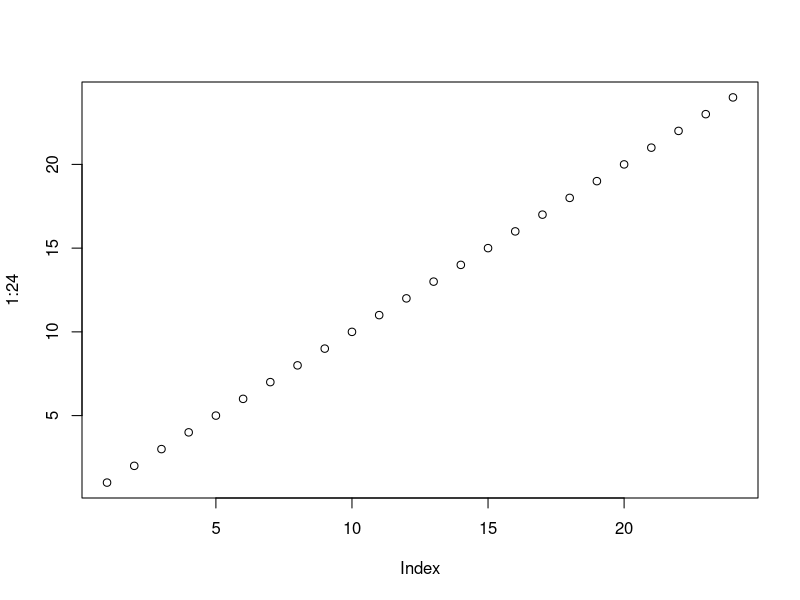
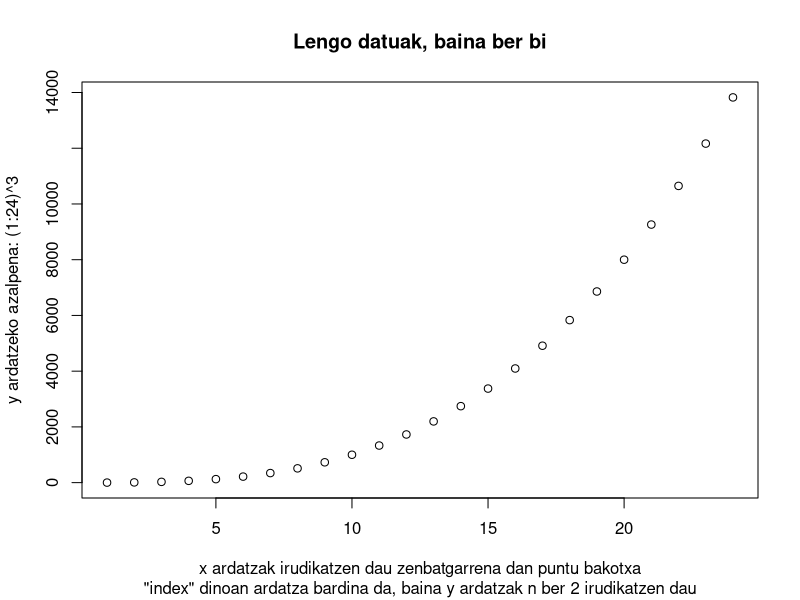
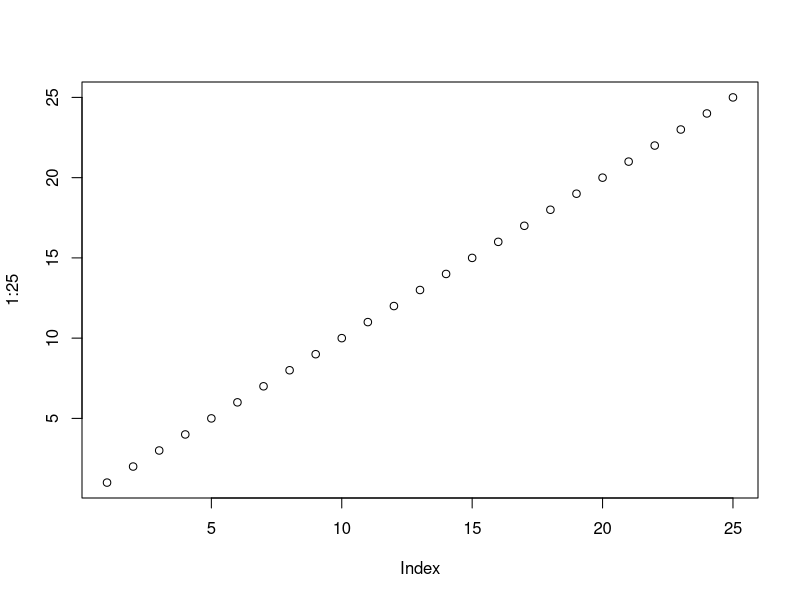
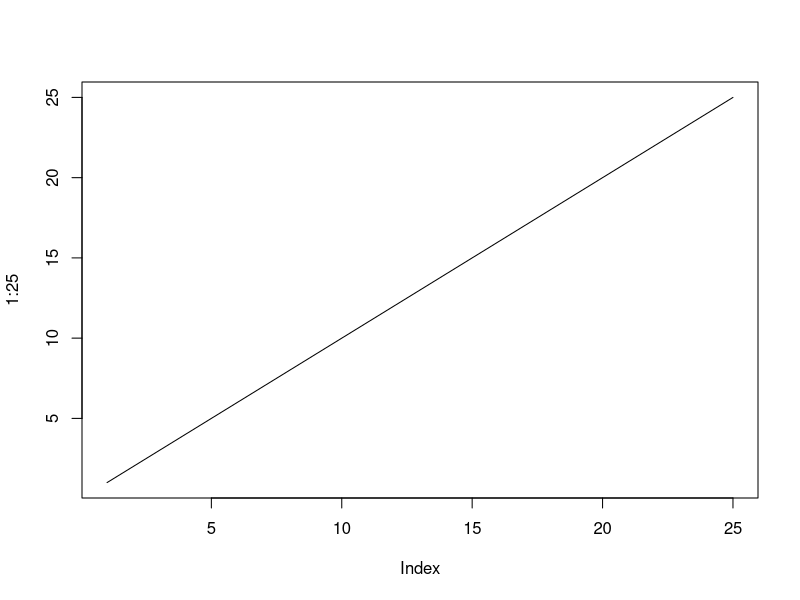
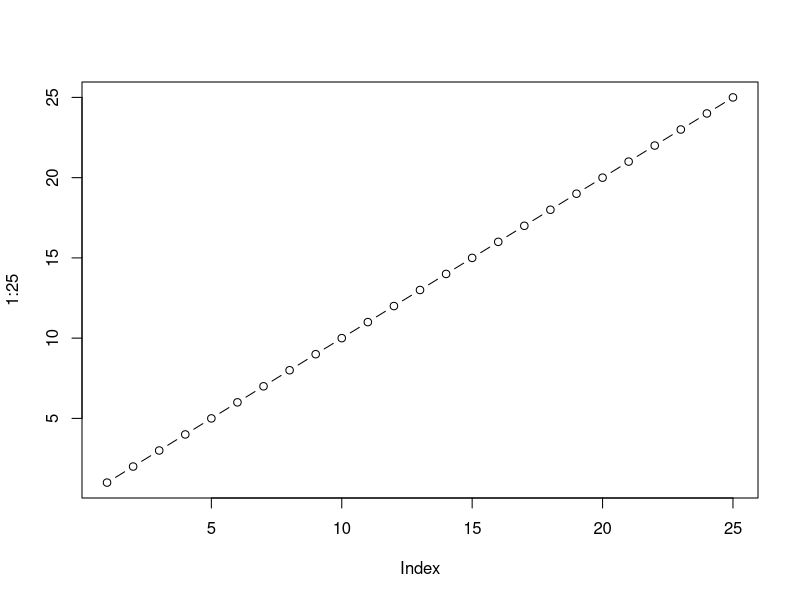
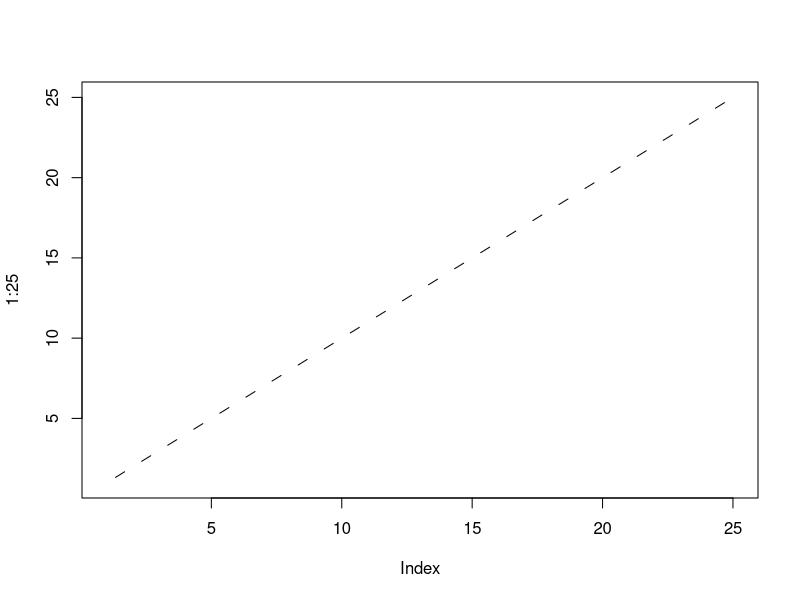
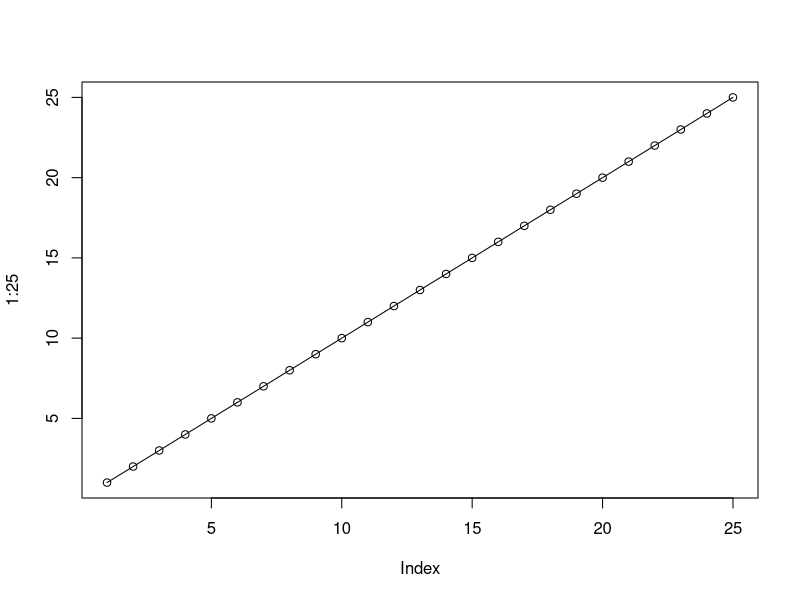
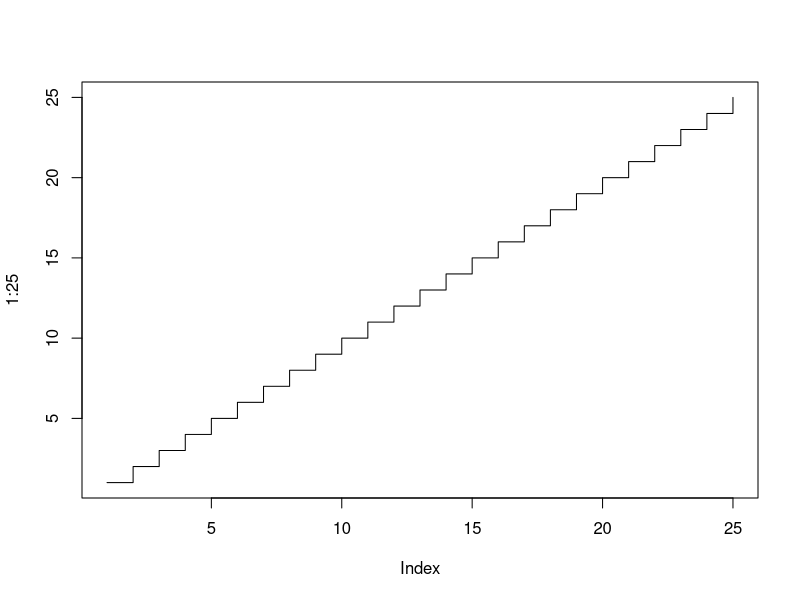

These charts were generated, in order, by the following R code:
## ---- chunk 1
## Honek balioak sortzen ditu
1:24

## Honek balio horien irudia sortzen dau
plot(1:24)
## ---- chunk 2
plot((1:24)^3,
     ylab = 'y ardatzeko azalpena: (1:24)^3',
     xlab = 'x ardatzak irudikatzen dau zenbatgarrena dan puntu bakotxa',
     main = 'Lengo datuak, baina ber bi',
     sub = '"index" dinoan ardatza bardina da, baina y ardatzak n ber 2 irudikatzen dau')
## ---- chunk 3
# par(mfrow = c(2, 2))
plot(1:25, type = 'p')
plot(1:25, type = 'l')
plot(1:25, type = 'b')
plot(1:25, type = 'c')
plot(1:25, type = 'o')
plot(1:25, type = 's')
plot(1:25, type = 'S')
plot(1:25, type = 'h')
plot(1:25, type = 'n')
## ---- chunk 4
plot(1:25,
     pch = 1:25)
## ---- chunk 5
plot(1:25,
     pch = 1:25)
abline(v = 20)
## ---- chunk 6
plot(1:25,
     pch = 19,
     col = 1:25)
## ---- chunk 7
plot(1:25,
     pch = 19,
     col = 1:25)
abline(v = c(1, 1+8, 1+8*2, 1+8*3))
## ---- chunk 8
plot(1:25,
     pch = 19,
     col = 1:25)
abline(v = c(1, 1+8, 1+8*2, 1+4*3), col = c(2,5,6))
## ---- chunk 9
plot(1:25,
     pch = 19,
     col = c('red',
             'darkred'))
## ---- chunk 10
par(mfrow = c(1, 2))
plot(1:25,
     pch = 19,
     col = rainbow(25))
plot(1:25,
     pch = 19,
     col = heat.colors(25))
par(mfrow = c(1, 1))
## ---- chunk 11
paleta <- c('yellow', 'blue', 'red', 'grey', 'darkred')
plot(1:25, col = paleta)
## ---- chunk 12
plot(1:25,
     cex = 0.5:25)
## ---- chunk 13
plot(1:25)
abline(v = 20)
abline(v = mean(1:25), col =2)
abline(h = 20)
abline(a = 5, b = 1)
## ---- chunk 14
## Marrak
plot(1:8, type = 'n')
abline(v = 1:8,
       lwd = 1:8)
## ---- chunk 15
## Marrak
plot(1:6, type = 'n')
abline(v = 1:6, lwd = 3,
       lty = 1:6)
## ---- chunk 16
plot(1:8)
lines(x = c(1, 2))
lines(x = c(1, 2), y = c(2, 3), col = 'red')
lines(x = c(2.1, 2.9), y = c(3, 4), col = 'darkblue')
lines(x = c(3.15, 3.8), y = c(4, 5), col = 'darkred')
lines(x = c(4.20, 4.75), y = c(5, 6), col = 'blue')
## ---- chunk 17
plot(1:8, pch = 3)
text(x = 1:8+0.4, letters[1:8])
## ---- chunk 18
pie(1:8, col = 1:8)
## ---- chunk 19
barplot(1:8)
## ---- chunk 20
hist((1:25)^2)
## ---- chunk 21
boxplot(1:8)
## ---- chunk 22
mosaicplot(1:8)
data("Titanic")
mosaicplot(Titanic)
## ---- chunk 23
dotchart(1:8, labels = LETTERS[8:1])
## ---- chunk 24
plot(density(1:8))
## ---- chunk 25
plot(density(1:8, adjust = 1), 
     xlim = c(1,8))
## ---- chunk 26
df.juanena <- structure(list(olentzerori.idatzi = c(TRUE, TRUE, TRUE, FALSE), 
                             olentzerok.ezer.ekarri = structure(c(2L, 2L, 2L, 1L), 
                                                                .Label = c("ikatza", "oparia"), 
                                                                class = "factor"), 
                             zenbat.pizza = c(3, 2, 3, 4), 
                             zenbat.turroi = structure(c(2L, 2L, 1L, 3L),
                                                       .Label = c("gitxi", "nahiko", "asko"), 
                                                       class = c("ordered", "factor"))), 
                        class = "data.frame", row.names = c("nagusia", "txikia", "ama", "aita"))

knitr::kable(df.juanena)
## ---- chunk 27
## Egin eta azaldu

